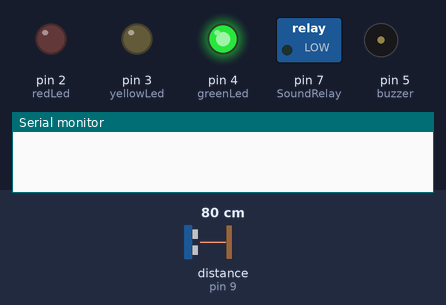
This program was run on a simulated Arduino Uno, built with avr-gcc and run on an emulated ATmega328P. On the bench: switched loads named in the program (green lamp = pin HIGH), output pins drawn as LEDs (lit = HIGH), buzzer (waves = sounding, pin HIGH), the last lines printed to the serial monitor. Inputs (shaded band) come from the test bench; at power-on: distance to the obstacle (sensor on pin 9) 80 cm. The echo pulse lasts 58.3 µs per cm; pins used as bus, display or sensor lines are not drawn.

Above: at 0.1 s.
At 7.8 s:
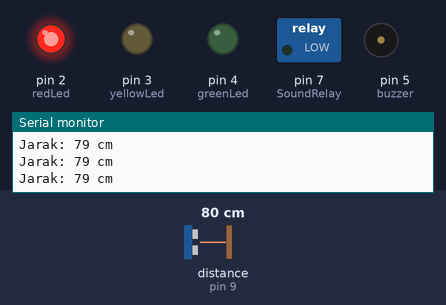
7.9 s: distance to the obstacle (sensor on pin 9) set to 22 cm
10.9 s: distance to the obstacle (sensor on pin 9) set to 19 cm
At 11.5 s:
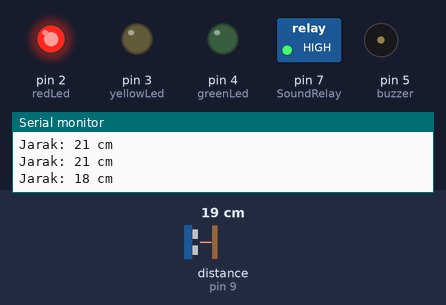
Timing chart, 0 to 13.9 s (numbered marks = the images above; inputs shaded):
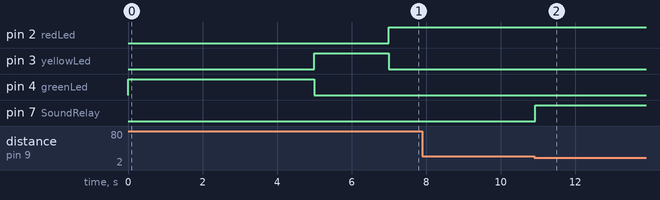

The program:

main.cpp
```cpp
#include <Arduino.h>
#include <DFPlayer_Mini_Mp3.h>
#include <SoftwareSerial.h>
//#include <Arduino_FreeRTOS.h>

//Setup RX dan TX pin modul DFPlayer

//Setup Serial untuk Modul DFPlayer RX pin 5, TX pin 6
SoftwareSerial SoundSerial(5, 6);

//Setup deklarasi pin
//1.Setup Ultasonic pin trigPin & echoPin
#define trigPin 10
#define echoPin 9
//2.Setup Trafficlight pin
#define redLed 2
#define yellowLed 3
#define greenLed 4
//3.Setup Sound pin
#define buzzer 5
#define SoundRelay 7

long duration;
int distance;

void checkViolation(); //tidak dipakai jika pakai ArduinoIDE

void setup() {
  Serial.begin(9600);
  pinMode(trigPin, OUTPUT);
  pinMode(echoPin, INPUT);
  pinMode(redLed, OUTPUT);
  pinMode(yellowLed, OUTPUT);
  pinMode(greenLed, OUTPUT);
  pinMode(buzzer, OUTPUT);
  pinMode(SoundRelay,OUTPUT);

}

void loop() {
  // LAMPU HIJAU
  digitalWrite(redLed, LOW);
  digitalWrite(yellowLed, LOW);
  digitalWrite(greenLed, HIGH);
  delay(5000);

  // LAMPU KUNING
  digitalWrite(redLed, LOW);
  digitalWrite(yellowLed, HIGH);
  digitalWrite(greenLed, LOW);
  delay(2000);

  // LAMPU MERAH
  digitalWrite(redLed, HIGH);
  digitalWrite(yellowLed, LOW);
  digitalWrite(greenLed, LOW);

  unsigned long startTime = millis();
  while (millis() - startTime < 30000) { // selama 10 detik lampu merah
    checkViolation(); // terus cek pelanggara
  }

  //Mematikan Suara Peringatan setelah lampu merah mati
  digitalWrite(SoundRelay, LOW);
}

void checkViolation() {
  // Trigger sensor
  digitalWrite(trigPin, LOW);
  delayMicroseconds(2);
  digitalWrite(trigPin, HIGH);
  delayMicroseconds(10);
  digitalWrite(trigPin, LOW);

  duration = pulseIn(echoPin, HIGH);
  distance = duration * 0.034 / 2;

  Serial.print("Jarak: ");
  Serial.print(distance);
  Serial.println(" cm");

  //eksekusi ketika melewati batas marka
   if (distance < 20 && distance != 0 ) {
    digitalWrite(SoundRelay, HIGH);
    delay(8000);
  }

  else {
    digitalWrite(SoundRelay, LOW);
  }
}
```

Measured:
- the behaviour switches between 21 and 20 cm on distance to the obstacle (sensor on pin 9) (found by bisection; images 1 and 2)
- after the input at 10.9 s, pin 7 (SoundRelay): LOW → HIGH at once
